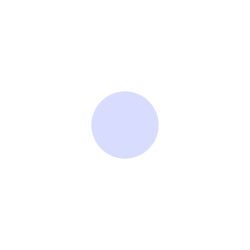
Frame 1 (no input)
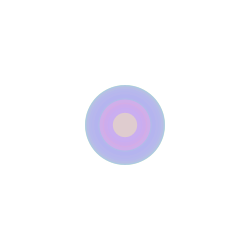
Frame 60 (the mouse pressed at the canvas centre just before this capture)
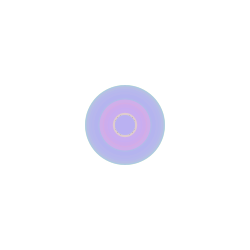
Frame 120 (the mouse held since frame 60 and released just before this capture)

The Processing sketch that drew these frames (run headless with seeded random() and noise(); from frame 60 on, the mouse is pressed at the canvas centre):

// Processing sketch: processing_187498
// ── processing_187498.pde

int counter;

void setup() {  //setup function called initially, only once
  size(250, 250);
  background(255);  //set background white
  colorMode(HSB);   //set colors to Hue, Saturation, Brightness mode
  counter = 0;
}

void draw() {  //draw function loops 
  counter++;
  noStroke();
  fill(random(255),100,255,100);
  
  if(mousePressed == true) { //add some interaction
    ellipse(mouseX, mouseY, 20, 20);
  }
  else {
    ellipse(width/2, height/2, 80*sin(counter), 80*sin(counter));
  }
}
